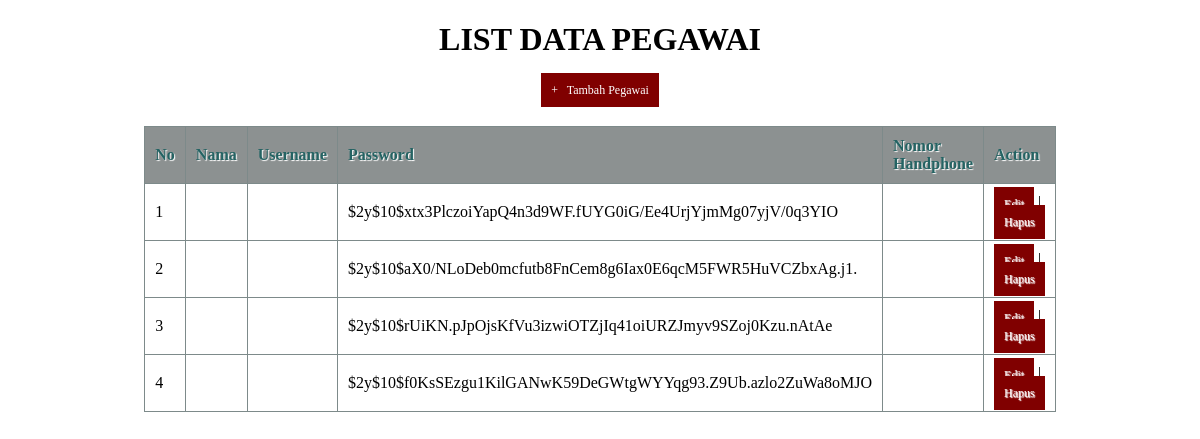
The app's page /Tabel_List_Pegawai/index.php, older data.
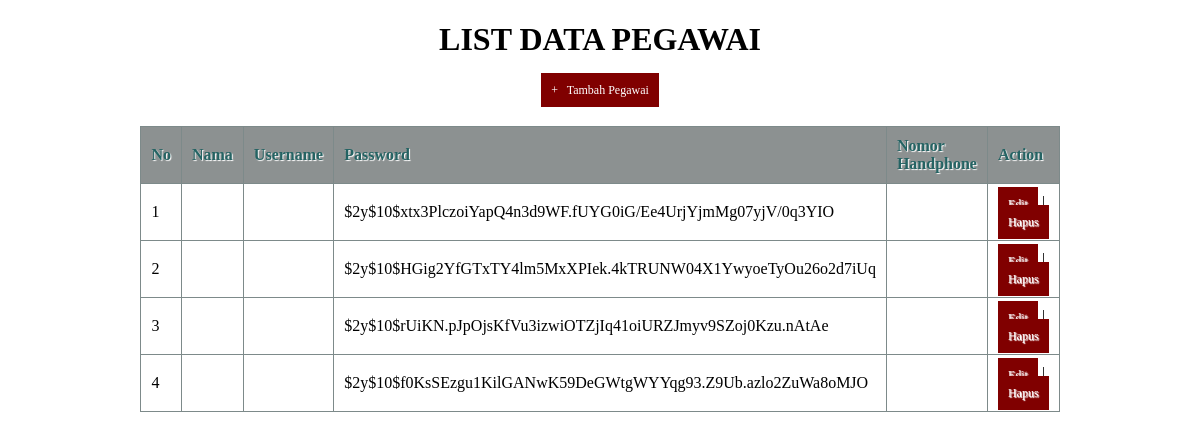
The same page, newer data.
### tables this page shows
CREATE TABLE `user` (
  `id` int(11) NOT NULL,
  `name` varchar(128) NOT NULL,
  `email` varchar(128) NOT NULL,
  `image` varchar(128) NOT NULL,
  `password` varchar(256) NOT NULL,
  `role_id` int(11) NOT NULL,
  `is_active` int(1) NOT NULL,
  `date_created` int(11) NOT NULL
);

### Tabel_List_Pegawai/index.php (the view, shortened to what this page needs)
<?php
    include('koneksi.php');
?>
<!DOCTYPE html>
<html lang="en">
<head>
</head>
<body>
        <center><h1>List Data Pegawai</h1></center>
        <center><a href="tambah_data.php">+ &nbsp; Tambah Pegawai</a></center>
        <br>
        <table>
            <thead>
                    <tr>
                        <th>No</th>
                        <th>Nama</th>
                        <th>Username</th>
                        <th>Password</th>
                        <th>Nomor Handphone</th>
                        <th>Action</th>
                    </tr>
            </thead>
            <tbody>
                <?php
                    $query = "SELECT * FROM user ORDER BY id ASC";
                    $result = mysqli_query($koneksi, $query);
                    $no = 1;
                    while($row = mysqli_fetch_assoc($result))
                    {
                        ?>
                        <tr>
                            <td><?php echo $no; ?></td>
                            <td><?php echo $row['nama'];?></td>
                            <td><?php echo $row['username'];?></td>
                            <td><?php echo $row['password'];?></td>
                            <td><?php echo $row['no_hp'];?></td>
                            <td>
                            <a href="edit_data.php?id=<?php echo $row['id']; ?>">Edit</a> |
                            <a href="hapus_data.php?id=<?php echo $row['id']; ?>" onclick="return confirm{'Anda yakin ingin menghapus data ini?')">Hapus</a>
                            </td>
                        </tr>
                        <?php
                            $no++;
                    }
                        ?>
            </tbody>
        </table>
</body>
</html>

### Tabel_List_Pegawai/index.php (style rules this page uses)
* { font-family : "Trebuchet MS"; }
h1 { text-transform: uppercase; color : black; }
table { border: solid 1px; border-collapse: collapse; border-spacing: 0; width : 70%; margin : 10px auto 10px auto; }
table thead th { background-color : #8c9191; border: solid 1px #7d8a8a; color: #246363; padding: 10px; text-align: left; text-shadow: 1px 1px 1px #fff; text-decoration: none; }
table tbody td { border : solid 1px #7d8a8a; color : 333; padding : 10px; text-shadow: 1px 1px 1px #fff; }
a { background-color : #800000; color : #fff; padding : 10px; text-decoration: none; font-size: 12px; }

Row changes from the older to the newer data that the page shows:
changed user: password "$2y$10$aX0/NLoDeb0mcfutb8FnCem8g6Iax0E6qcM5FWR5HuVCZbxAg.j1." → "$2y$10$HGig2YfGTxTY4lm5MxXPIek.4kTRUNW04X1YwyoeTyOu26o2d7iUq"
